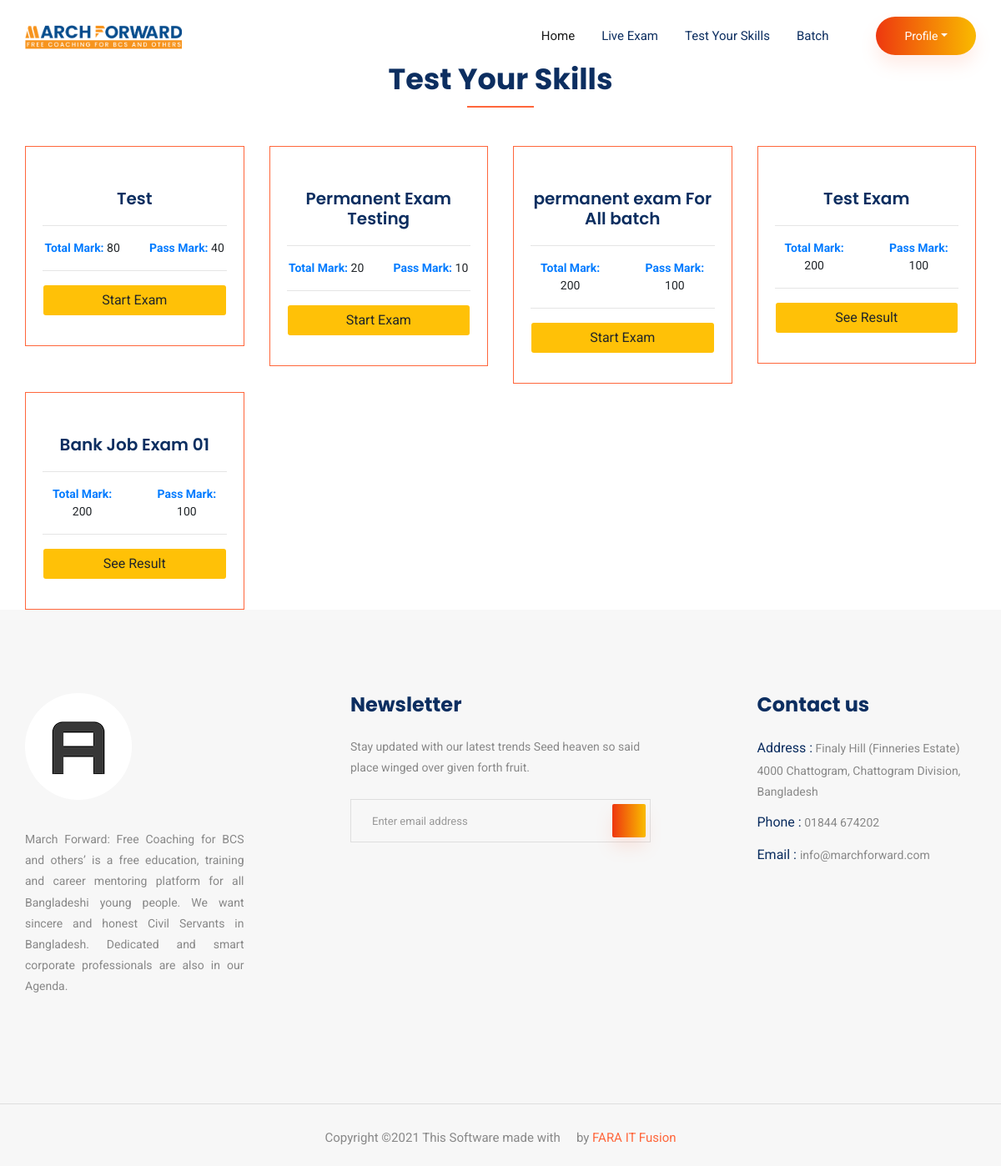
/students-permanent-exam.php (signed in), run on the app's committed database.
### tables this page shows
CREATE TABLE `exam` (
  `id` int(100) NOT NULL,
  `courseID` int(100) NOT NULL,
  `name` varchar(1000) NOT NULL,
  `examTime` int(10) NOT NULL,
  `examStatus` varchar(100) NOT NULL,
  `scheduleDate` varchar(255) NOT NULL,
  `scheduleTime` varchar(100) NOT NULL,
  `examEndTime` varchar(100) NOT NULL,
  `total_mark` varchar(255) NOT NULL,
  `passed_mark` varchar(255) NOT NULL,
  `minQuestionNum` int(100) NOT NULL,
  `maxQuestionNum` int(100) NOT NULL,
  `StartingAction` int(10) NOT NULL,
  `action` varchar(255) NOT NULL,
  `date` timestamp NOT NULL DEFAULT CURRENT_TIMESTAMP ON UPDATE CURRENT_TIMESTAMP
);

### backend/functions.php (called while the page is built, shortened)
<?php
include("config.php");
function query($sql){
	global $connection;
	return mysqli_query($connection, $sql);
}
function fetch_array($array){
    return mysqli_fetch_array($array);
}
 ?>

### students-permanent-exam.php (the view, shortened to what this page needs)
<?php include ("student-header.php");?>
<section class="feature_part">
    <div class="container">
        <div class="row justify-content-center">
            <div class="col-xl-5">
                <div class="section_tittle text-center">
                    <h2>Test Your Skills</h2>
                </div>
            </div>
        </div>
        <div class="row">
            <?php
                                $username = $_SESSION['username'];
                                $select_student=query("SELECT * FROM `students` where email='$username' ");
                                $fetch_student=fetch_array($select_student);
                                $studentID = $fetch_student['id'];
                            $query = query("SELECT * FROM `exam` WHERE action='SHOW' AND examStatus='Permanent'");
                                $rows = mysqli_num_rows($query);
                                if($rows > 0)
                                {
                                    while($row = fetch_array($query))
                                    {
                                        $courseID=$row['courseID'];
                                        $checkBatchQuery = query("SELECT * FROM studentBatch WHERE studentID='$studentID' AND  batchID='$courseID'");
                                        $rowOfStuBatch = fetch_array($checkBatchQuery);
                                        $batchAccess = $rowOfStuBatch['batchID'];
                                        if(!empty($batchAccess)){
                                            ?>
                                               <div class="col-sm-3 col-xl-3">
                                                    <div class="single_feature">
                                                        <div class="single_feature_part">
                                                            <h4><?php echo $row['name'];?></h4>
                                                            <hr>
                                                            <div class="row">
                                                                <div class="col-md-6 col-6">
                                                                    <b class="text-primary">Total Mark:</b> <?php echo $row['total_mark'];?>
                                                                </div>
                                                                <div class="col-md-6 col-6">
                                                                    <b class="text-primary">Pass Mark:</b> <?php echo $row['passed_mark'];?>
                                                                </div>
                                                            </div>
                                                            <hr>
                                                            <div class="row">
                                                                <div class="col-md-12 col-12">
                                                                    <?php
                                                                        $examID = $row['id'];
                                                                         $Stquery = query("SELECT * FROM students WHERE email = '" . $_SESSION['username'] . "'");
                                                                         $row_of_st = fetch_array($Stquery);
                                                                         $studentID = $row_of_st['id'];
                                                                         $checkQuery = query("SELECT * FROM resultForPermanentExam WHERE examID='$examID' AND studentID='$studentID'");
                                                                         $rowOfResult = fetch_array($checkQuery);
                                                                         $DBexamID = $rowOfResult['examID'];
                                                                         if(!empty($DBexamID)){
                                                                             ?>
                                                                                <a  href="result.php?examID=<?php echo $DBexamID?>" class="btn bg-warning form-control">See Result</a>
                                                                             <?php
                                                                         }
                                                                         else{
                                                                             ?>
                                                                             <a  href="start-permanent-exam.php?examID=<?php echo $row['id']?>" class="btn bg-warning form-control">Start Exam</a>
                                                                             <?php
                                                                         }
                                                                   ?>
                                                                </div>
                                                            </div>
                                                        </div>
                                                    </div>
                                                </div>
                                            <?php
                                        }
                                    }
                                }
                              ?>
        </div>
    </div>
</section>
<?php include ("student-footer.php");?>

### student-header.php (style rules this page uses)
.single_feature_part { border: 1px solid #FF663B !important; margin-top: 10px !important; }

### data on the page
exam: name "Test", total_mark "80", passed_mark "40"
exam: name "Permanent Exam Testing", total_mark "20", passed_mark "10"
exam: name "permanent exam For All batch", total_mark "200", passed_mark "100"
exam: name "Test Exam", total_mark "200", passed_mark "100"
exam: name "Bank Job Exam 01", total_mark "200", passed_mark "100"
